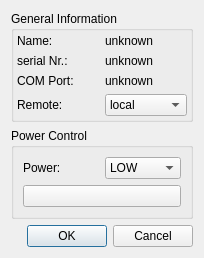
<?xml version="1.0" encoding="UTF-8"?>
<ui version="4.0">
 <class>DialogSuperlumBL</class>
 <widget class="QDialog" name="DialogSuperlumBL">
  <property name="geometry">
   <rect>
    <x>0</x>
    <y>0</y>
    <width>204</width>
    <height>249</height>
   </rect>
  </property>
  <property name="windowTitle">
   <string>Superlum BroadSweeper</string>
  </property>
  <layout class="QGridLayout" name="gridLayout_3">
   <item row="0" column="0">
    <layout class="QGridLayout" name="gridLayout">
     <item row="0" column="0">
      <widget class="QGroupBox" name="groupBox">
       <property name="title">
        <string>General Information</string>
       </property>
       <layout class="QGridLayout" name="gridLayout_2">
        <property name="leftMargin">
         <number>3</number>
        </property>
        <property name="topMargin">
         <number>3</number>
        </property>
        <property name="rightMargin">
         <number>3</number>
        </property>
        <property name="bottomMargin">
         <number>3</number>
        </property>
        <item row="1" column="1">
         <widget class="QLabel" name="label_Device">
          <property name="text">
           <string>unknown</string>
          </property>
         </widget>
        </item>
        <item row="0" column="0">
         <widget class="QLabel" name="label_3">
          <property name="text">
           <string>Name:</string>
          </property>
         </widget>
        </item>
        <item row="3" column="1">
         <widget class="QComboBox" name="comboBox_Remote">
          <property name="sizePolicy">
           <sizepolicy hsizetype="Preferred" vsizetype="Preferred">
            <horstretch>0</horstretch>
            <verstretch>0</verstretch>
           </sizepolicy>
          </property>
          <item>
           <property name="text">
            <string>local</string>
           </property>
          </item>
          <item>
           <property name="text">
            <string>remote</string>
           </property>
          </item>
         </widget>
        </item>
        <item row="2" column="1">
         <widget class="QLabel" name="label_COM_Port">
          <property name="text">
           <string>unknown</string>
          </property>
         </widget>
        </item>
        <item row="1" column="0">
         <widget class="QLabel" name="label_2">
          <property name="text">
           <string>serial Nr.: </string>
          </property>
         </widget>
        </item>
        <item row="0" column="1">
         <widget class="QLabel" name="label_device_name">
          <property name="text">
           <string>unknown</string>
          </property>
         </widget>
        </item>
        <item row="3" column="0">
         <widget class="QLabel" name="label_18">
          <property name="text">
           <string>Remote:</string>
          </property>
         </widget>
        </item>
        <item row="2" column="0">
         <widget class="QLabel" name="label_4">
          <property name="text">
           <string>COM Port:</string>
          </property>
         </widget>
        </item>
       </layout>
      </widget>
     </item>
     <item row="2" column="0">
      <widget class="QDialogButtonBox" name="buttonBox">
       <property name="orientation">
        <enum>Qt::Horizontal</enum>
       </property>
       <property name="standardButtons">
        <set>QDialogButtonBox::Cancel|QDialogButtonBox::Ok</set>
       </property>
      </widget>
     </item>
     <item row="1" column="0">
      <widget class="QGroupBox" name="groupBox_Power">
       <property name="title">
        <string>Power Control</string>
       </property>
       <layout class="QGridLayout" name="gridLayout_4">
        <item row="0" column="0">
         <widget class="QLabel" name="label_Power_Mode">
          <property name="font">
           <font>
            <weight>50</weight>
            <bold>false</bold>
           </font>
          </property>
          <property name="text">
           <string>Power:</string>
          </property>
         </widget>
        </item>
        <item row="0" column="1">
         <widget class="QComboBox" name="comboBox_Power_Mode">
          <property name="sizePolicy">
           <sizepolicy hsizetype="Preferred" vsizetype="Preferred">
            <horstretch>0</horstretch>
            <verstretch>0</verstretch>
           </sizepolicy>
          </property>
          <item>
           <property name="text">
            <string>LOW</string>
           </property>
          </item>
          <item>
           <property name="text">
            <string>HIGH</string>
           </property>
          </item>
         </widget>
        </item>
        <item row="1" column="0" colspan="2">
         <widget class="QPushButton" name="btn_Optical_Output">
          <property name="sizePolicy">
           <sizepolicy hsizetype="Minimum" vsizetype="MinimumExpanding">
            <horstretch>0</horstretch>
            <verstretch>0</verstretch>
           </sizepolicy>
          </property>
          <property name="styleSheet">
           <string notr="true"/>
          </property>
          <property name="text">
           <string/>
          </property>
          <property name="icon">
           <iconset resource="superlumBL.qrc">
            <normaloff>:/SuperlumBS/laser_icon.png</normaloff>
            <normalon>:/SuperlumBS/laser_icon_push.png</normalon>:/SuperlumBS/laser_icon.png</iconset>
          </property>
          <property name="iconSize">
           <size>
            <width>30</width>
            <height>30</height>
           </size>
          </property>
          <property name="checkable">
           <bool>true</bool>
          </property>
          <property name="checked">
           <bool>false</bool>
          </property>
         </widget>
        </item>
       </layout>
      </widget>
     </item>
    </layout>
   </item>
  </layout>
 </widget>
 <resources>
  <include location="superlumBL.qrc"/>
 </resources>
 <connections>
  <connection>
   <sender>buttonBox</sender>
   <signal>accepted()</signal>
   <receiver>DialogSuperlumBL</receiver>
   <slot>accept()</slot>
   <hints>
    <hint type="sourcelabel">
     <x>248</x>
     <y>254</y>
    </hint>
    <hint type="destinationlabel">
     <x>157</x>
     <y>274</y>
    </hint>
   </hints>
  </connection>
  <connection>
   <sender>buttonBox</sender>
   <signal>rejected()</signal>
   <receiver>DialogSuperlumBL</receiver>
   <slot>reject()</slot>
   <hints>
    <hint type="sourcelabel">
     <x>316</x>
     <y>260</y>
    </hint>
    <hint type="destinationlabel">
     <x>286</x>
     <y>274</y>
    </hint>
   </hints>
  </connection>
 </connections>
</ui>
